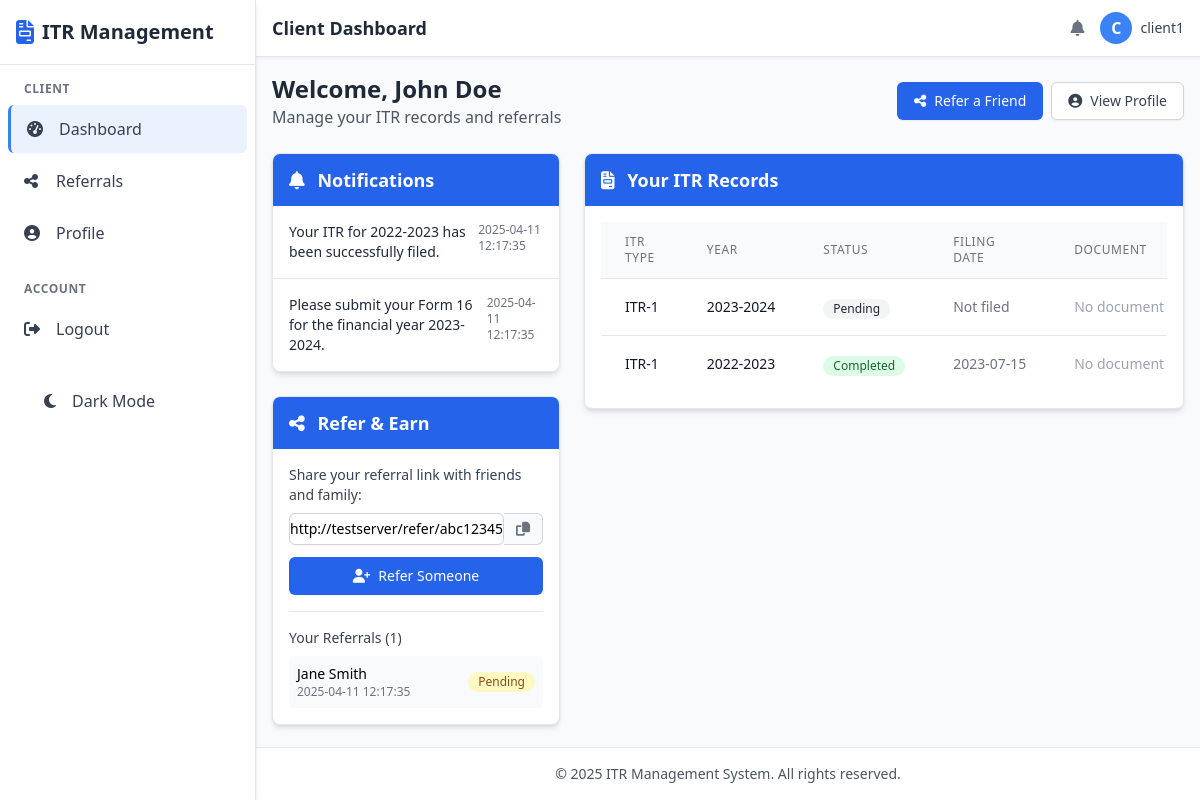
The page /client/dashboard (signed in) on the database as committed earlier.
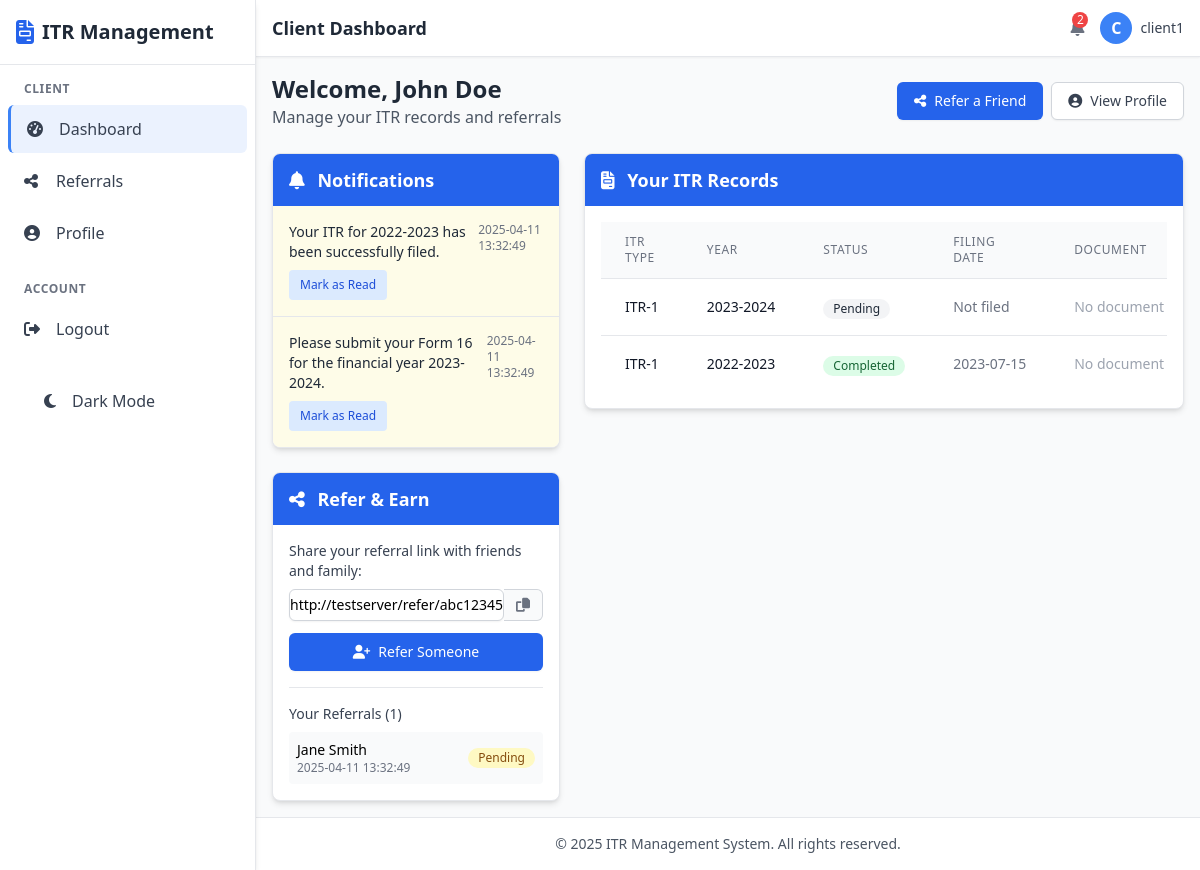
The same page on the database as committed later.
### tables this page shows
CREATE TABLE clients (
    id INTEGER PRIMARY KEY AUTOINCREMENT,
    user_id INTEGER NOT NULL,
    full_name TEXT NOT NULL,
    email TEXT UNIQUE NOT NULL,
    phone TEXT,
    address TEXT,
    pan_number TEXT UNIQUE,
    referral_code TEXT UNIQUE,
    created_at TIMESTAMP DEFAULT CURRENT_TIMESTAMP,
    FOREIGN KEY (user_id) REFERENCES users (id)
);

CREATE TABLE notifications (
    id INTEGER PRIMARY KEY AUTOINCREMENT,
    client_id INTEGER NOT NULL,
    message TEXT NOT NULL,
    is_read BOOLEAN NOT NULL DEFAULT 0,
    created_at TIMESTAMP DEFAULT CURRENT_TIMESTAMP,
    FOREIGN KEY (client_id) REFERENCES clients (id)
);

CREATE TABLE referrals (
    id INTEGER PRIMARY KEY AUTOINCREMENT,
    client_id INTEGER NOT NULL,
    referred_name TEXT NOT NULL,
    referred_email TEXT NOT NULL,
    referred_phone TEXT,
    referred_client_id INTEGER,
    is_reviewed BOOLEAN NOT NULL DEFAULT 0,
    created_at TIMESTAMP DEFAULT CURRENT_TIMESTAMP,
    FOREIGN KEY (client_id) REFERENCES clients (id),
    FOREIGN KEY (referred_client_id) REFERENCES clients (id)
);

CREATE TABLE itr_records (
    id INTEGER PRIMARY KEY AUTOINCREMENT,
    client_id INTEGER NOT NULL,
    itr_type TEXT NOT NULL,
    year TEXT NOT NULL,
    status TEXT NOT NULL,
    filing_date TIMESTAMP,
    document_path TEXT,
    created_at TIMESTAMP DEFAULT CURRENT_TIMESTAMP,
    FOREIGN KEY (client_id) REFERENCES clients (id)
);

### app.py (the view, shortened to what this page needs)
@client_bp.route('/dashboard')
@login_required
def dashboard():
    user_id = session.get('user_id')
    client = query_db('SELECT * FROM clients WHERE user_id = ?', [user_id], one=True)
    if not client:
        flash('Client profile not found', 'error')
        return redirect(url_for('index'))
    itr_records = query_db('SELECT * FROM itr_records WHERE client_id = ? ORDER BY year DESC', [client['id']])
    notifications = query_db('SELECT * FROM notifications WHERE client_id = ? ORDER BY created_at DESC', [client['id']])
    referrals = query_db(
        '''SELECT r.*,
           CASE WHEN r.referred_client_id IS NOT NULL THEN 1 ELSE 0 END as is_registered
           FROM referrals r
           WHERE r.client_id = ?
           ORDER BY r.created_at DESC''',
        [client['id']]
    )
    try:
        referral_code = client['referral_code']
    except (KeyError, IndexError):
        referral_code = None
    referral_url = request.host_url + 'refer/' + client['referral_code']
    return render_template('client/dashboard.html',
                          client=client,
                          itr_records=itr_records,
                          notifications=notifications,
                          referrals=referrals,
                          referral_url=referral_url)

### templates/client/dashboard.html (shortened to what this page needs)
{% extends 'base.html' %}
{% block header_title %}Client Dashboard{% endblock %}
{% block content %}
<div class="mb-6">
    <div class="flex flex-col md:flex-row md:justify-between md:items-center">
        <div>
            <h1 class="text-2xl font-bold text-gray-800">Welcome, {{ client.full_name }}</h1>
            <p class="text-gray-600">Manage your ITR records and referrals</p>
        </div>
        <div class="mt-4 md:mt-0 flex flex-wrap gap-2">
            <a href="{{ url_for('client.refer') }}" class="inline-flex items-center px-4 py-2 border border-transparent rounded-md shadow-sm text-sm font-medium text-white bg-blue-600 hover:bg-blue-700 focus:outline-none focus:ring-2 focus:ring-offset-2 focus:ring-blue-500">
                <i class="fas fa-share-alt mr-2"></i> Refer a Friend
            </a>
            <a href="{{ url_for('client.profile') }}" class="inline-flex items-center px-4 py-2 border border-gray-300 rounded-md shadow-sm text-sm font-medium text-gray-700 bg-white hover:bg-gray-50 focus:outline-none focus:ring-2 focus:ring-offset-2 focus:ring-blue-500">
                <i class="fas fa-user-circle mr-2"></i> View Profile
            </a>
        </div>
    </div>
</div>
<div class="grid grid-cols-1 lg:grid-cols-3 gap-6">
    <div class="lg:col-span-1 space-y-6">
        <div class="bg-white rounded-lg shadow-md overflow-hidden border border-gray-200">
            <div class="bg-blue-600 px-4 py-3">
                <h2 class="text-lg font-semibold text-white">
                    <i class="fas fa-bell mr-2"></i> Notifications
                </h2>
            </div>
            <div class="divide-y divide-gray-200">
                {% if notifications %}
                    {% for notification in notifications %}
                        <div class="p-4 {{ 'bg-yellow-50' if not notification.is_read else '' }}">
                            <div class="flex justify-between">
                                <p class="text-sm text-gray-800">{{ notification.message }}</p>
                                <span class="text-xs text-gray-500">{{ notification.created_at }}</span>
                            </div>
                            {% if not notification.is_read %}
                                <form method="post" action="{{ url_for('client.read_notification', notification_id=notification.id) }}" class="mt-2">
                                    <button type="submit" class="inline-flex items-center px-2.5 py-1.5 border border-transparent text-xs font-medium rounded text-blue-700 bg-blue-100 hover:bg-blue-200 focus:outline-none focus:ring-2 focus:ring-offset-2 focus:ring-blue-500">
                                        Mark as Read
                                    </button>
                                </form>
                            {% endif %}
                        </div>
                    {% endfor %}
                {% else %}
                    <div class="p-4 text-center text-gray-500">
                        No notifications
                    </div>
                {% endif %}
            </div>
        </div>
        <div class="bg-white rounded-lg shadow-md overflow-hidden border border-gray-200">
            <div class="bg-blue-600 px-4 py-3">
                <h2 class="text-lg font-semibold text-white">
                    <i class="fas fa-share-alt mr-2"></i> Refer & Earn
                </h2>
            </div>
            <div class="p-4">
                <p class="text-sm text-gray-700 mb-2">Share your referral link with friends and family:</p>
                <div class="flex">
                    <input type="text" id="referralUrl" value="{{ referral_url }}" readonly class="flex-1 block w-full border-gray-300 rounded-l-md shadow-sm focus:ring-blue-500 focus:border-blue-500 sm:text-sm">
                    <button onclick="copyReferralUrl()" class="inline-flex items-center px-3 py-2 border border-l-0 border-gray-300 rounded-r-md bg-gray-50 text-gray-500 sm:text-sm hover:bg-gray-100">
                        <i class="fas fa-copy"></i>
                    </button>
                </div>
                <div class="mt-3">
                    <a href="{{ url_for('client.refer') }}" class="inline-flex items-center justify-center w-full px-4 py-2 border border-transparent rounded-md shadow-sm text-sm font-medium text-white bg-blue-600 hover:bg-blue-700 focus:outline-none focus:ring-2 focus:ring-offset-2 focus:ring-blue-500">
                        <i class="fas fa-user-plus mr-2"></i> Refer Someone
                    </a>
                </div>
                {% if referrals %}
                    <div class="mt-4 pt-4 border-t border-gray-200">
                        <h3 class="text-sm font-medium text-gray-700 mb-2">Your Referrals ({{ referrals|length }})</h3>
                        <div class="space-y-2">
                            {% for referral in referrals[:3] %}
                                <div class="bg-gray-50 rounded p-2 text-sm">
                                    <div class="flex justify-between items-center">
                                        <div>
                                            <span class="font-medium">{{ referral.referred_name }}</span>
                                            <div class="text-xs text-gray-500">{{ referral.created_at }}</div>
                                        </div>
                                        <span class="inline-flex items-center px-2.5 py-0.5 rounded-full text-xs font-medium {{ 'bg-green-100 text-green-800' if referral.is_registered else 'bg-yellow-100 text-yellow-800' }}">
                                            {{ 'Registered' if referral.is_registered else 'Pending' }}
                                        </span>
                                    </div>
                                </div>
                            {% endfor %}
                        </div>
                    </div>
                {% endif %}
            </div>
        </div>
    </div>
    <div class="lg:col-span-2">
        <div class="bg-white rounded-lg shadow-md overflow-hidden border border-gray-200">
            <div class="bg-blue-600 px-4 py-3">
                <h2 class="text-lg font-semibold text-white">
                    <i class="fas fa-file-invoice mr-2"></i> Your ITR Records
                </h2>
            </div>
            <div class="p-4">
                <div class="overflow-x-auto">
                    <table class="min-w-full divide-y divide-gray-200">
                        <thead class="bg-gray-50">
                            <tr>
                                <th scope="col" class="px-6 py-3 text-left text-xs font-medium text-gray-500 uppercase tracking-wider">ITR Type</th>
                                <th scope="col" class="px-6 py-3 text-left text-xs font-medium text-gray-500 uppercase tracking-wider">Year</th>
                                <th scope="col" class="px-6 py-3 text-left text-xs font-medium text-gray-500 uppercase tracking-wider">Status</th>
                                <th scope="col" class="px-6 py-3 text-left text-xs font-medium text-gray-500 uppercase tracking-wider">Filing Date</th>
                                <th scope="col" class="px-6 py-3 text-left text-xs font-medium text-gray-500 uppercase tracking-wider">Document</th>
                            </tr>
                        </thead>
                        <tbody class="bg-white divide-y divide-gray-200">
                            {% if itr_records %}
                                {% for record in itr_records %}
                                    <tr>
                                        <td class="px-6 py-4 whitespace-nowrap text-sm text-gray-900">
                                            {{ record.itr_type }}
                                        </td>
                                        <td class="px-6 py-4 whitespace-nowrap text-sm text-gray-900">
                                            {{ record.year }}
                                        </td>
                                        <td class="px-6 py-4 whitespace-nowrap">
                                            <span class="inline-flex items-center px-2.5 py-0.5 rounded-full text-xs font-medium {{ 'bg-green-100 text-green-800' if record.status == 'Completed' else 'bg-yellow-100 text-yellow-800' if record.status == 'In Progress' else 'bg-gray-100 text-gray-800' }}">
                                                {{ record.status }}
                                            </span>
                                        </td>
                                        <td class="px-6 py-4 whitespace-nowrap text-sm text-gray-500">
                                            {{ record.filing_date if record.filing_date else 'Not filed' }}
                                        </td>
                                        <td class="px-6 py-4 whitespace-nowrap text-sm font-medium">
                                            {% if record.document_path %}
                                                <a href="{{ record.document_path }}" target="_blank" class="inline-flex items-center px-2.5 py-1.5 border border-transparent text-xs font-medium rounded text-blue-700 bg-blue-100 hover:bg-blue-200 focus:outline-none focus:ring-2 focus:ring-offset-2 focus:ring-blue-500">
                                                    <i class="fas fa-download mr-1"></i> Download
                                                </a>
                                            {% else %}
                                                <span class="text-gray-400">No document</span>
                                            {% endif %}
                                        </td>
                                    </tr>
                                {% endfor %}
                            {% else %}
                                <tr>
                                    <td colspan="5" class="px-6 py-4 text-center text-sm text-gray-500">
                                        No ITR records found
                                    </td>
                                </tr>
                            {% endif %}
                        </tbody>
                    </table>
                </div>
            </div>
        </div>
    </div>
</div>
{% endblock %}

Rows that differ between the two databases and show on the page:
changed notifications "Your ITR for 2022-2023 has been successfully filed.": created_at "2025-04-11 12:17:35" → "2025-04-11 13:32:49"; now shows "Mark as Read"
changed notifications "Please submit your Form 16 for the financial year 2023-2024.": created_at "2025-04-11 12:17:35" → "2025-04-11 13:32:49"; now shows "Mark as Read"
changed referrals "Jane Smith": created_at "2025-04-11 12:17:35" → "2025-04-11 13:32:49"
Other text that changed with them:
{{ notifications|selectattr('is_read', 'equalto', 0)|list|length }}: (not shown) → "2"
